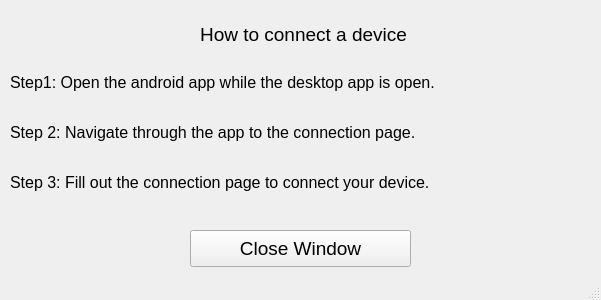
<?xml version="1.0" encoding="UTF-8"?>
<ui version="4.0">
 <class>MainWindow</class>
 <widget class="QMainWindow" name="MainWindow">
  <property name="geometry">
   <rect>
    <x>0</x>
    <y>0</y>
    <width>601</width>
    <height>300</height>
   </rect>
  </property>
  <property name="maximumSize">
   <size>
    <width>601</width>
    <height>301</height>
   </size>
  </property>
  <property name="windowTitle">
   <string>MainWindow</string>
  </property>
  <property name="layoutDirection">
   <enum>Qt::LeftToRight</enum>
  </property>
  <widget class="QWidget" name="centralwidget">
   <widget class="QLabel" name="step1Label">
    <property name="geometry">
     <rect>
      <x>10</x>
      <y>70</y>
      <width>537</width>
      <height>24</height>
     </rect>
    </property>
    <property name="font">
     <font>
      <pointsize>12</pointsize>
     </font>
    </property>
    <property name="text">
     <string>Step1: Open the android app while the desktop app is open.</string>
    </property>
   </widget>
   <widget class="QLabel" name="step2Label">
    <property name="geometry">
     <rect>
      <x>10</x>
      <y>120</y>
      <width>515</width>
      <height>24</height>
     </rect>
    </property>
    <property name="font">
     <font>
      <pointsize>12</pointsize>
     </font>
    </property>
    <property name="text">
     <string>Step 2: Navigate through the app to the connection page.</string>
    </property>
   </widget>
   <widget class="QLabel" name="step3Label">
    <property name="geometry">
     <rect>
      <x>10</x>
      <y>170</y>
      <width>530</width>
      <height>24</height>
     </rect>
    </property>
    <property name="font">
     <font>
      <pointsize>12</pointsize>
     </font>
    </property>
    <property name="text">
     <string>Step 3: Fill out the connection page to connect your device.</string>
    </property>
   </widget>
   <widget class="QLabel" name="titleLabel">
    <property name="geometry">
     <rect>
      <x>168</x>
      <y>20</y>
      <width>271</width>
      <height>28</height>
     </rect>
    </property>
    <property name="font">
     <font>
      <pointsize>14</pointsize>
     </font>
    </property>
    <property name="text">
     <string>How to connect a device</string>
    </property>
    <property name="alignment">
     <set>Qt::AlignCenter</set>
    </property>
    <property name="wordWrap">
     <bool>false</bool>
    </property>
   </widget>
   <widget class="QPushButton" name="closeButton">
    <property name="geometry">
     <rect>
      <x>190</x>
      <y>230</y>
      <width>221</width>
      <height>37</height>
     </rect>
    </property>
    <property name="maximumSize">
     <size>
      <width>400</width>
      <height>16777215</height>
     </size>
    </property>
    <property name="font">
     <font>
      <pointsize>14</pointsize>
     </font>
    </property>
    <property name="text">
     <string>Close Window</string>
    </property>
   </widget>
  </widget>
  <widget class="QStatusBar" name="statusbar"/>
 </widget>
 <resources/>
 <connections/>
</ui>
